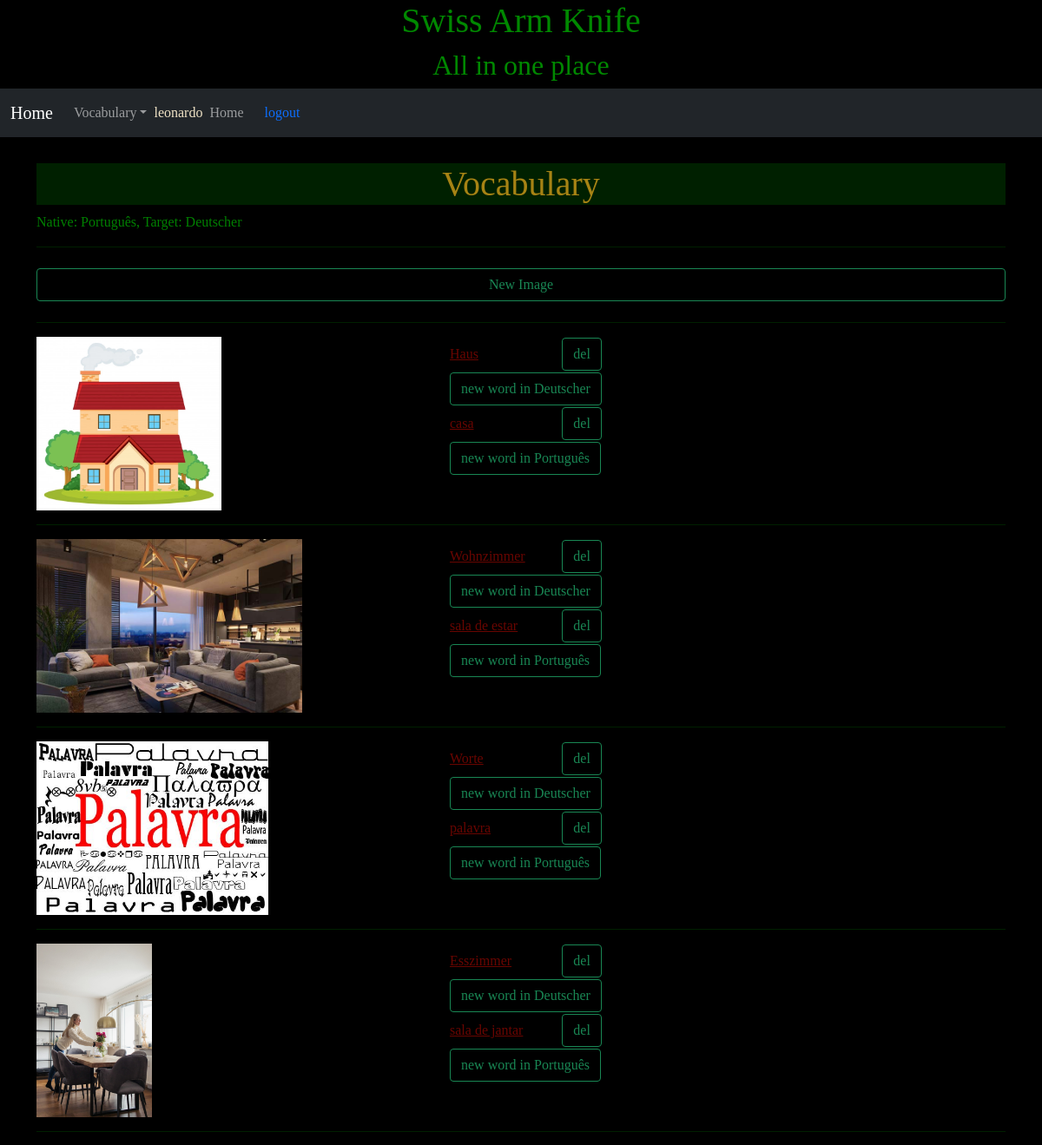
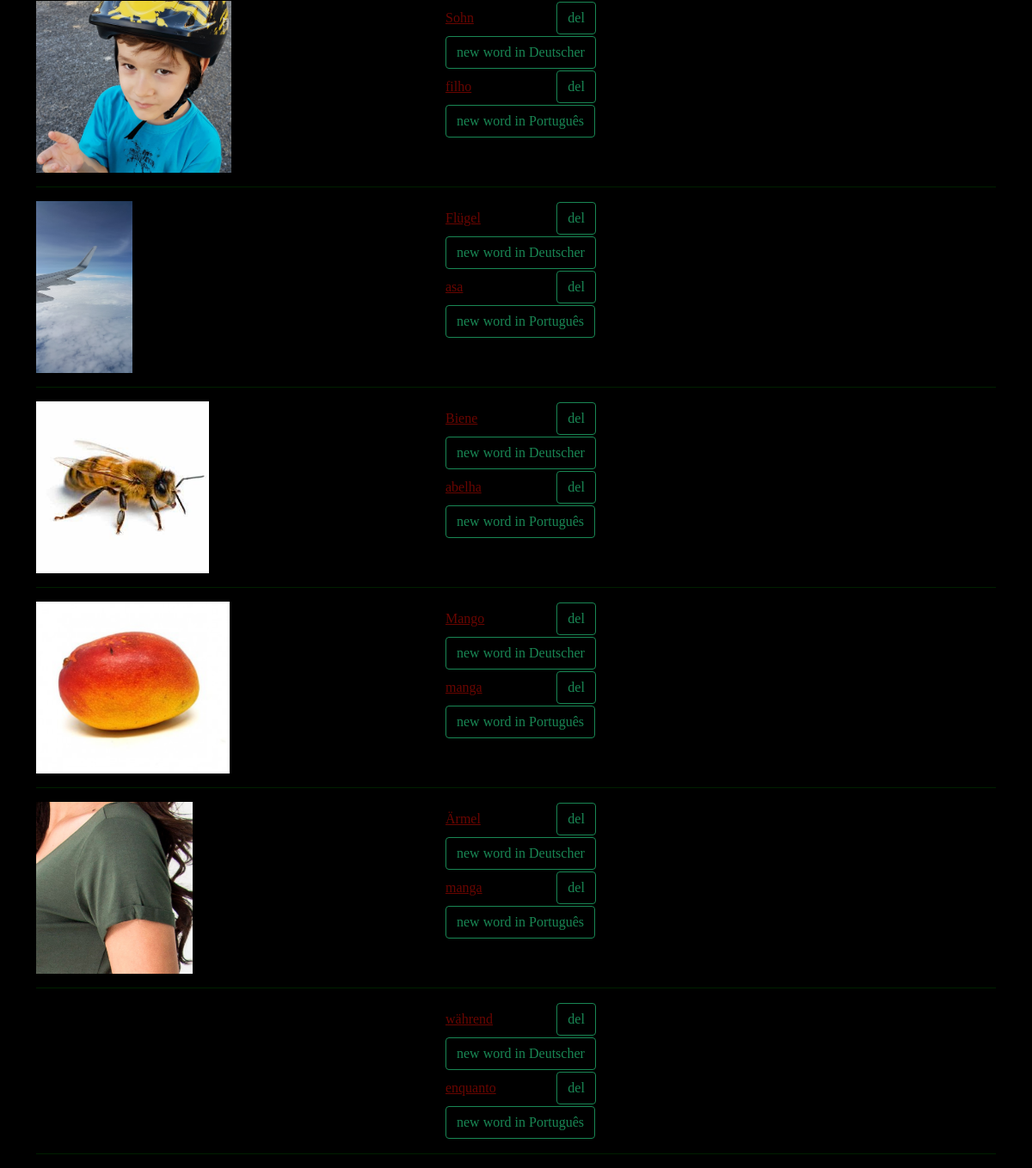
/vocabulary/vocabularylist (signed in), run on the app's committed database (2 pictures, top to bottom).
### vocabulary/models.py (models this page shows, shortened)
class Default(models.Model):
    user   = models.ForeignKey(settings.AUTH_USER_MODEL, verbose_name='Usuário', on_delete=models.CASCADE, unique=True)
    target_language = models.ForeignKey(Language, verbose_name='Target Language', related_name = 'target_language_id', on_delete=models.CASCADE, blank=True, null=True)
    native_language = models.ForeignKey(Language, verbose_name='Native Language', related_name = 'native_language_id', on_delete=models.CASCADE, blank=True, null=True)
    created = models.DateTimeField('Created', auto_now_add=True, null=True)
    modified = models.DateTimeField('Modified', auto_now=True, null=True)
    class Meta:
        verbose_name        = 'Default'
        verbose_name_plural = 'Defaults'

class Language (models.Model):
    name = models.CharField('name', max_length=500, unique = True)
    created = models.DateTimeField('Created', auto_now_add=True, null=True)
    modified = models.DateTimeField('Modified', auto_now=True, null=True)
    class Meta:
        verbose_name        = 'Language'
        verbose_name_plural = 'Languages'
    def __str__(self):
        return self.name

class Image (models.Model):
    user   = models.ForeignKey(settings.AUTH_USER_MODEL, verbose_name='Usuário', on_delete=models.CASCADE)
    image  = models.ImageField('Image', upload_to='images/', max_length=500, null=True, blank=True)
    created = models.DateTimeField('Created', auto_now_add=True)
    modified = models.DateTimeField('Modified', auto_now=True)
    class Meta:
        verbose_name        = 'Image'
        verbose_name_plural = 'Images'
    def get_image_url(self):
        try:
            return self.image.url
        except ValueError:
            return ""
        except ApiError as e:
            traceback.print_exc()
            return "/static/images/generic-avatar.png"
    def ImageTargetWords(self):
        language = Default.objects.get(user=self.user).target_language
        imageWords = ImageWord.objects.filter(user=self.user, image=self, word__language=language)
        return imageWords
    def ImageNativeWords(self):
        language = Default.objects.get(user=self.user).native_language
        imageWords = ImageWord.objects.filter(user=self.user, image=self, word__language=language)
        return imageWords

class ImageWord(models.Model):
    user  = models.ForeignKey(settings.AUTH_USER_MODEL, verbose_name='Usuário', on_delete=models.CASCADE)
    word  = models.ForeignKey(Word, verbose_name = 'Word', on_delete=models.CASCADE)
    image = models.ForeignKey(Image, verbose_name = 'Image', on_delete=models.CASCADE)
    class Meta:
        verbose_name        = 'WordImage'
        verbose_name_plural = 'WordsImages'
        unique_together     = ['user', 'word', 'image']

class Word(models.Model):
    user      = models.ForeignKey(settings.AUTH_USER_MODEL, verbose_name='Usuário', on_delete=models.CASCADE)
    language  = models.ForeignKey(Language, verbose_name='Language', on_delete=models.CASCADE, blank=True, null=True)
    word      = models.CharField('Word', max_length=200)
    article   = models.CharField('Article', max_length=10, blank=True, null=True)
    sentence  = models.CharField('Sentence', max_length=1000, blank=True, null=True)
    created = models.DateTimeField('Created', auto_now_add=True)
    modified = models.DateTimeField('Modified', auto_now=True)
    class Meta:
        verbose_name        = 'Word'
        verbose_name_plural = 'Words'
        unique_together = ['user', 'word', 'language']
    def __str__(self):
        return self.word

### vocabulary/views.py (the view)
# urls.py: path('vocabularylist', VocabularyListView.as_view(),name='vocabularylist'),
class VocabularyListView(LoginRequiredMixin, ListView, VocabularyBase):
    template_name = 'vocabulary/vocabulary_list.html'
    def get_queryset(self):
        self.loadBase(self.request)
        queryset = Image.objects.filter(user = self.request.user)
        return queryset
    def get_context_data(self, **kwargs):
        context = self.setDefaultContext(self.request, super(self.__class__, self).get_context_data(**kwargs))
        return context

### vocabulary/views.py (called while the page is built)
    def loadBase(self, request):
        if (not hasattr(self, 'default') or not hasattr(self, 'nativeWords') or not hasattr(self, 'targetWords')):
            self.default = Default.objects.get(user = self.request.user)
            self.nativeWords = Word.objects.filter(user = self.request.user, language = self.default.native_language)
            self.targetWords = Word.objects.filter(user = self.request.user, language = self.default.target_language)

    def setDefaultContext(self, request, context):
        self.loadBase(request);
        context['default']     = self.default
        context['nativeWords'] = self.nativeWords
        context['targetWords'] = self.targetWords
        return context;

### vocabulary/templates/vocabulary/vocabulary_list.html (shortened to what this page needs)
{% extends 'vocabulary/base.html' %}
{% load widget_tweaks %}
{% block vocabulary %}
  <div class="d-grid gap-2">
    <hr>
    <a class="btn btn-outline-success" type="button" href="{% url 'vocabulary:newimage' %}">New Image</a>
    <hr>
  </div>
  {% for item in object_list %}
    <div class="row">
      <div class="col-5">
        <a href="{% url 'vocabulary:updateimage' item.pk %}"><img src="{{ item.get_image_url }}" alt="{{ item.get_image_url }}" class="img_panel"></a>
      </div>
      <div class="col-7">
        <table>
          {% for imageWord in item.ImageTargetWords %}
            <tr>
              <td><a href="{% url 'vocabulary:update' imageWord.word.pk %}">{{imageWord.word}}</a></td>
              <td style="float: right;"><a class="btn btn-outline-success" href="{% url 'vocabulary:delete' imageWord.word.pk%}">del</a></td>
            </tr>
          {% endfor %}
          <tr>
            <td colspan="2"><a class="btn btn-outline-success" href="{% url 'vocabulary:new' item.pk 'target' %}">new word in {{default.target_language}}</a></td>
          </tr>
          {% for imageWord in item.ImageNativeWords %}
            <tr>
              <td><a href="{% url 'vocabulary:update' imageWord.word.pk%}">{{imageWord.word}}</a></td>
              <td style="float: right;"><a class="btn btn-outline-success" href="{% url 'vocabulary:delete' imageWord.word.pk%}">del</a></td>
            </tr>
          {% endfor %}
          <tr>
            <td colspan="2"><a class="btn btn-outline-success" href="{% url 'vocabulary:new' item.pk 'native' %}">new word in {{default.native_language}}</a></td>
          </tr>
        </table>
      </div>
    </div>
    <div class="row">
      <div class="col-12">
        <hr>
      </div>
    </div>
  {% endfor %}
{% endblock %}

### vocabulary/templates/vocabulary/base.html (shortened to what this page needs)
{% extends 'base.html' %}
{% load static %}
{% load widget_tweaks %}
{% block content %}
<link rel="stylesheet" href="{% static 'style/vocabulary_style.css' %}" />
  <header>
    <h1>Vocabulary</h1>
  </header>
  <section>
    {% block session %}
     Native: {{default.native_language}}, Target: {{default.target_language}}
    {% endblock %}
  </section>
  <main>
    {% block vocabulary %}
    {% endblock %}
  </main>
{% endblock %}

### base/templates/base.html (shortened to what this page needs)
{% load static %}
<!DOCTYPE html>
<html lang="pt-br">
<head>
     <link href="https://cdn.jsdelivr.net/npm/bootstrap@5.0.1/dist/css/bootstrap.min.css" rel="stylesheet">
 <link rel="stylesheet" href="{% static 'style/style.css' %}" />
</head>
<body>
<div class="jumbotron text-center" style="margin-bottom:0">
 <h1>Swiss Arm Knife</h1>
 <h2>All in one place</h2>
</div>
<nav class="navbar navbar-expand-lg navbar-dark bg-dark">
  <div class="container-fluid">
    <a class="navbar-brand" href="{% url 'index' %}">Home</a>
    <div class="collapse navbar-collapse" id="navbarNavDarkDropdown">
      <ul class="navbar-nav">
        <li class="nav-item dropdown">
          <a class="nav-link dropdown-toggle dropdown-toggle-split" href="{% url 'vocabulary:index' %}" id="navbarDarkDropdownMenuLink" role="button" data-bs-toggle="dropdown" aria-expanded="false">
            Vocabulary
          </a>
        </li>
      </ul>
      <div class="nav-item">
         {% if user.is_authenticated %}
           <span class="nav-brand glyphicon glyphicon-log-in">{{user}}</span>
       </div>
       <div class="">
         <ul class="navbar-nav">
           <li class="nav-item">
             <a class="nav-link" href="{% url 'index' %}">Home</a>
           </li>
         </ul>
       </div>
       <div class="nav-item">
           <a id="logout" class="nav-link" href="{% url 'access:logout' %}">logout</a>
         {% else %}
           <a id="login" class="nav-link" href="{% url 'access:login' %}">login</a>
       </div>
       <div class="nav-item">
           <a id="novousuario" class="nav-link" href="">New user</a>
         {% endif %}
       </div>
    </div>
  </div>
</nav>
<div class="container margin-top" style="margin-top:30px">
{% block content %}
{% endblock %}
</div>
</body>
</html>

### base/static/style/style.css (style rules this page uses)
body { background-color: black; color: green; font-family: comic; }
body a { color: #690500; }
.jumbotron { background-image: url('../images/background.jpg'); background-repeat: no-repeat; background-size: contain; background-position: right; background-color: black; color: #008800; text-shadow: 2px 2px 1px #000000, -2px -2px 1px #000000; }
nav { background-color: #002000; color: #f0e3c6; }
nav a { color: #56a3a6; }
header { background-color: #002000; color: #a78314; }
header h1, h2, h3 { text-align: center; }
.img_panel { max-width: 95%; max-height: 300px; margin-left: auto; margin-right: auto; }

### base/static/style/vocabulary_style.css (style rules this page uses)
.img_panel { max-width: 95%; max-height: 200px; margin-left: auto; margin-right: auto; }

### data on the page
Default: native_language "Português", target_language "Deutscher"
Image: get_image_url (picture)
ImageWord: word "Haus"
ImageWord: word "casa"
Image: get_image_url (picture)
ImageWord: word "Wohnzimmer"
ImageWord: word "sala de estar"
Image: get_image_url (picture)
ImageWord: word "Worte"
ImageWord: word "palavra"
Image: get_image_url (picture)
ImageWord: word "Esszimmer"
ImageWord: word "sala de jantar"
Image: get_image_url (picture)
ImageWord: word "Sohn"
ImageWord: word "filho"
Image: get_image_url (picture)
ImageWord: word "Flügel"
ImageWord: word "asa"
Image: get_image_url (picture)
ImageWord: word "Biene"
ImageWord: word "abelha"
Image: get_image_url (picture)
ImageWord: word "Mango"
ImageWord: word "manga"
Image: get_image_url (picture)
ImageWord: word "Ärmel"
ImageWord: word "manga"
ImageWord: word "während"
ImageWord: word "enquanto"

### other printed values
{{ user }} "leonardo"
